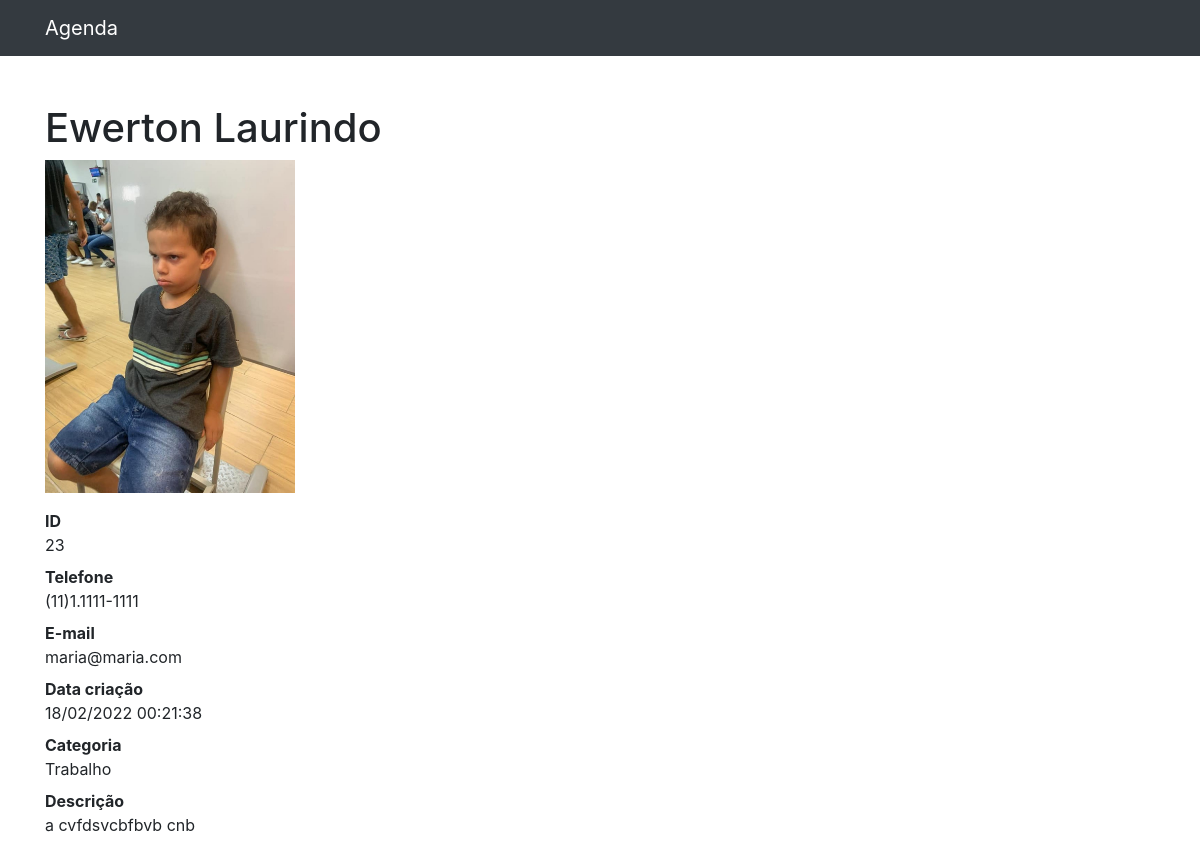
Screenshot of /23 with the database file from the repository.
### contatos/models.py (models this page shows, shortened)
class Contato(models.Model):
    nome = models.CharField(max_length=255)
    sobrenome = models.CharField(max_length=255, blank=True)
    telefone = models.CharField(max_length=255)
    email = models.CharField(max_length=255, blank=True)
    data_criacao = models.DateTimeField(default=timezone.now)
    descricao = models.TextField(blank=True)
    categoria = models.ForeignKey(Categoria, on_delete=models.DO_NOTHING)
    mostrar = models.BooleanField(default=True)
    foto = models.ImageField(blank=True, upload_to='fotos/%Y/%m')

class Categoria(models.Model):
    nome = models.CharField(max_length=255)
    def __str__(self):
        return self.nome

### contatos/views.py (the view)
# urls.py: path('<int:contato_id>', views.ver_contato, name='ver_contato'),
def ver_contato(request, contato_id):
    contato = get_object_or_404(Contato, id=contato_id)
    if not contato.mostrar:
        raise Http404()
    return render(request, 'contatos/ver_contato.html', {
         'contato': contato
    })

### contatos/templates/contatos/ver_contato.html
{% extends 'base.html' %}
{%block conteudo%}
    <h1 class="mt-5">{{ contato.nome }} {{ contato.sobrenome }}</h1>
    {% if contato.foto %}
    <p>
        <img src="{{ contato.foto.url }}" style="max-width: 250px; heigth: auto;">
    </p>
    {% endif %}
    <dl>
      <dt>ID</dt>
      <dd>{{ contato.id }}</dd>
      <dt>Telefone</dt>
      <dd>{{ contato.telefone }}</dd>
      <dt>E-mail</dt>
      <dd>{{ contato.email }}</dd>
      <dt>Data criação</dt>
      <dd>{{ contato.data_criacao | date:'d/m/Y H:i:s' }}</dd>
      <dt>Categoria</dt>
      <dd>{{ contato.categoria }}</dd>
      <dt>Descrição</dt>
      <dd>{{ contato.descricao }}</dd>
    </dl>
{%endblock%}

### rows the page displays
Contato: nome "Ewerton", sobrenome "Laurindo", foto (picture), id "23", telefone "(11)1.1111-1111", email "maria@maria.com", data_criacao "18/02/2022 00:21:38", categoria "Trabalho", descricao "a cvfdsvcbfbvb cnb"
